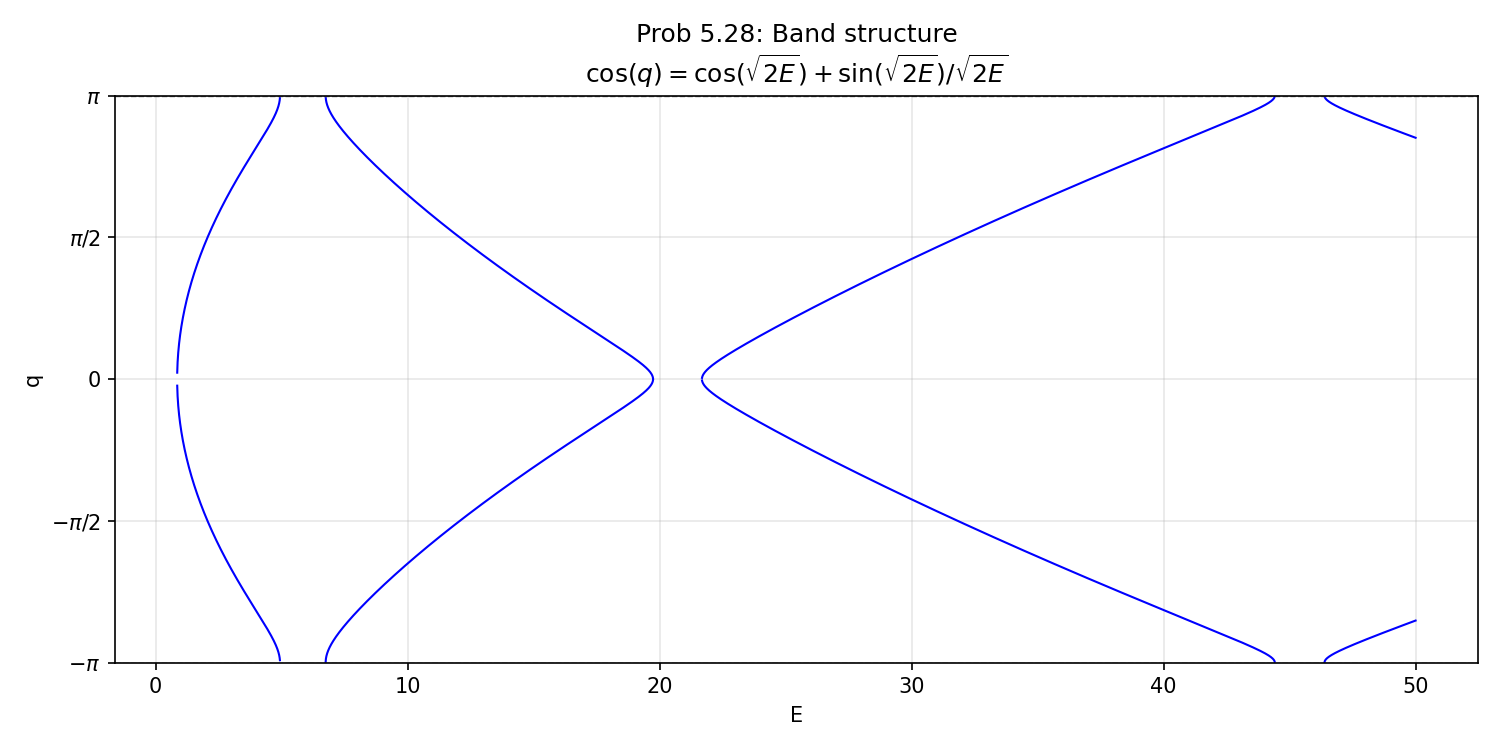

The Python source for this figure:
import numpy as np
import matplotlib.pyplot as plt

E = np.linspace(0.001, 50, 10000)
z = np.sqrt(2 * E)
rhs = np.cos(z) + np.sin(z) / z

# allowed bands: |rhs| <= 1
allowed = np.abs(rhs) <= 1
q = np.full_like(E, np.nan)
q[allowed] = np.arccos(rhs[allowed])  # q in [0, pi]

fig, ax = plt.subplots(figsize=(10, 5))

# plot both +q and -q for full Brillouin zone
ax.plot(E,  q, 'b', linewidth=1)
ax.plot(E, -q, 'b', linewidth=1)

ax.set_xlabel('E')
ax.set_ylabel('q')
ax.set_title('Prob 5.28: Band structure\n'
             r'$\cos(q) = \cos(\sqrt{2E}) + \sin(\sqrt{2E})/\sqrt{2E}$')
ax.set_ylim(-np.pi, np.pi)
ax.set_yticks([-np.pi, -np.pi/2, 0, np.pi/2, np.pi])
ax.set_yticklabels([r'$-\pi$', r'$-\pi/2$', '0', r'$\pi/2$', r'$\pi$'])
ax.axhline(np.pi,  color='gray', linestyle='--', linewidth=0.7)
ax.axhline(-np.pi, color='gray', linestyle='--', linewidth=0.7)
ax.grid(True, alpha=0.3)

plt.tight_layout()
plt.savefig('prob5.28.png', dpi=150)
plt.show()
print("Saved prob5.28.png")
